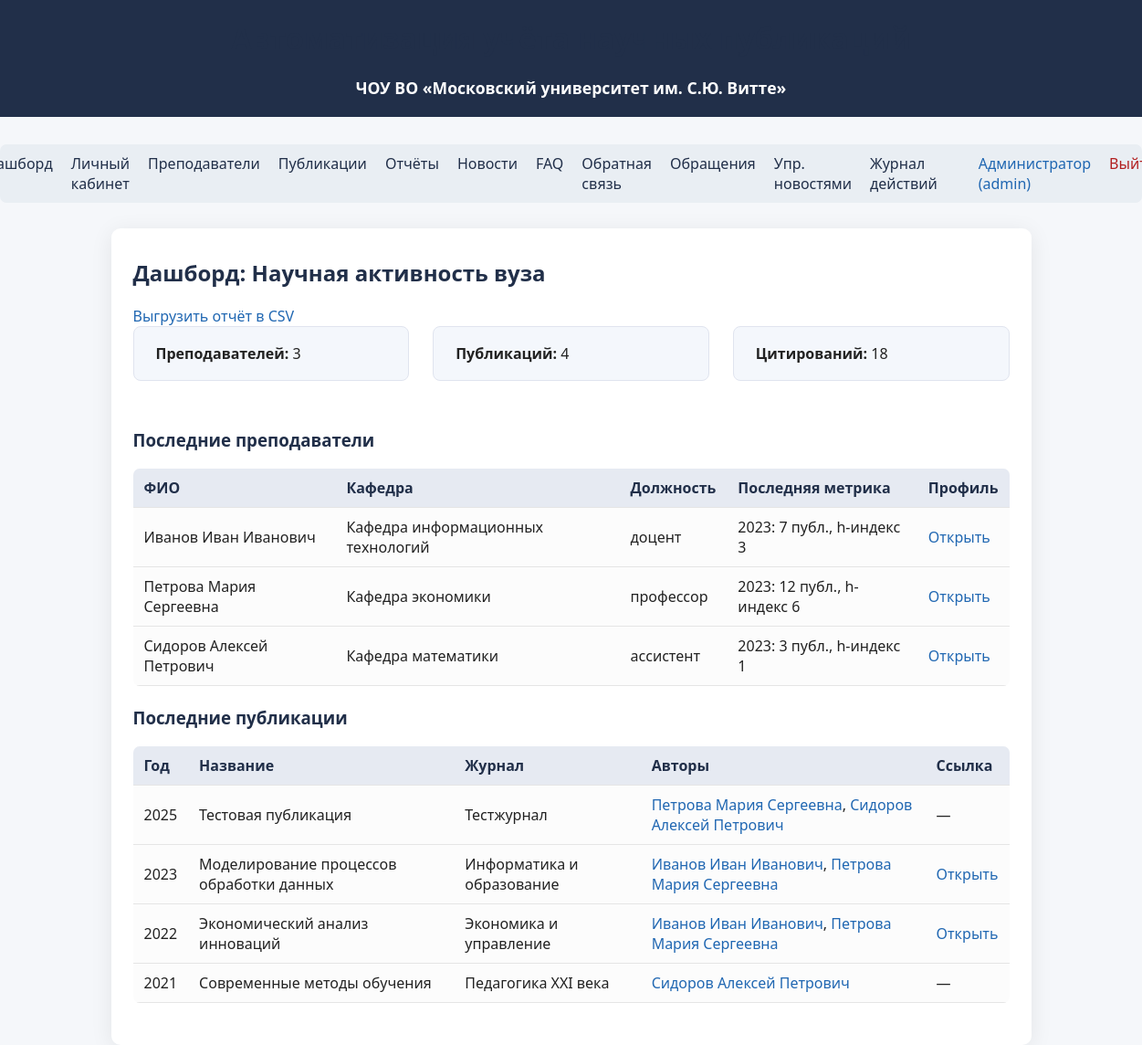
Page / (signed in) on the earlier database version.
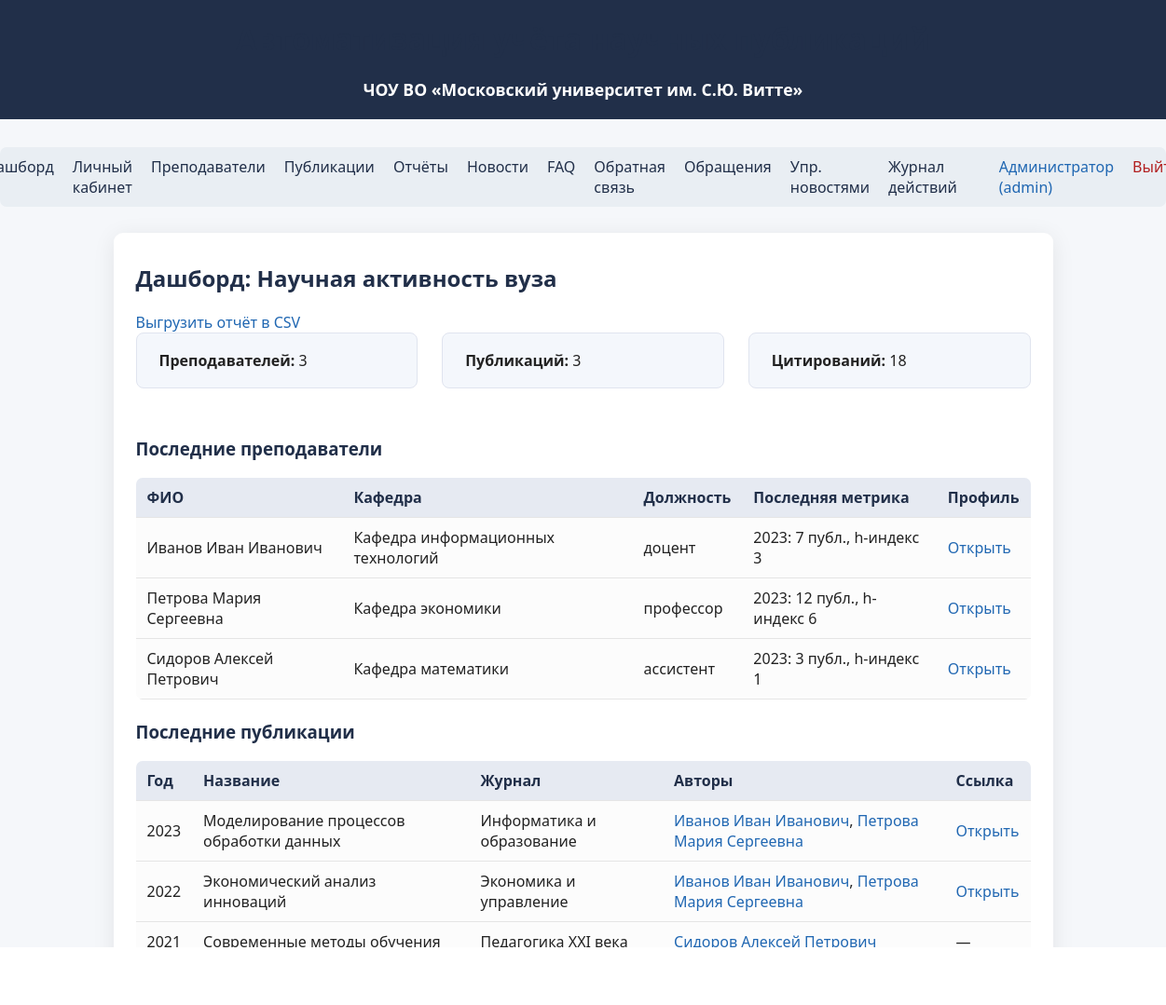
Same page on the later database version.
### tables this page shows
CREATE TABLE lecturers (
            id INTEGER PRIMARY KEY AUTOINCREMENT,
            fio TEXT,
            position TEXT,
            department TEXT,
            academic_degree TEXT,
            orcid TEXT,
            email TEXT
        );

CREATE TABLE metrics (
            id INTEGER PRIMARY KEY AUTOINCREMENT,
            lecturer_id INTEGER,
            year INTEGER,
            total_publications INTEGER,
            total_citations INTEGER,
            h_index INTEGER,
            rinz INTEGER,
            scopus INTEGER,
            wos INTEGER,
            gs INTEGER,
            FOREIGN KEY(lecturer_id) REFERENCES lecturers(id)
        );

CREATE TABLE publications (
            id INTEGER PRIMARY KEY AUTOINCREMENT,
            title TEXT,
            year INTEGER,
            journal TEXT,
            source TEXT,
            link TEXT,
            citations INTEGER,
            doi TEXT
        , status TEXT DEFAULT 'new', review_comment TEXT, revision_deadline TEXT, reviewer_id INTEGER);

### app/routes.py (the view)
@bp.route('/')
@login_required()
def dashboard():
    lecturers = get_all_lecturers()
    pubs = get_all_publications()
    metrics = {}
    for l in lecturers:
        m = get_metrics_by_lecturer(l['id'])
        metrics[l['id']] = m[0] if m else None
    feedback_list = []
    if g.user and g.user['role'] == 'admin':
        feedback_list = get_all_feedback()
    return render_template('dashboard.html', lecturers=lecturers, pubs=pubs, metrics=metrics, feedback_list=feedback_list)

### app/models.py (called while the page is built)
def get_db():
    db = getattr(g, '_database', None)
    if db is None:
        db = g._database = sqlite3.connect(DATABASE)
        db.row_factory = sqlite3.Row
    return db

def get_user_by_id(user_id):
    db = get_db()
    user = db.execute(
        "SELECT * FROM users WHERE id = ?", (user_id,)
    ).fetchone()
    return user

def get_all_lecturers():
    db = get_db()
    return db.execute(
        "SELECT * FROM lecturers"
    ).fetchall()

def get_all_publications():
    db = get_db()
    pubs = db.execute(
        "SELECT * FROM publications ORDER BY year DESC"
    ).fetchall()
    return pubs

def get_publications_by_lecturer(lecturer_id):
    db = get_db()
    pubs = db.execute(
        "SELECT p.* FROM publications p "
        "JOIN lecturer_publications lp ON p.id = lp.publication_id "
        "WHERE lp.lecturer_id = ? ORDER BY p.year DESC",
        (lecturer_id,)
    ).fetchall()
    return pubs

def get_metrics_by_lecturer(lecturer_id):
    db = get_db()
    return db.execute(
        "SELECT * FROM metrics WHERE lecturer_id = ? ORDER BY year DESC",
        (lecturer_id,)
    ).fetchall()

### app/templates/dashboard.html (shortened to what this page needs)
{% extends "base.html" %}
{% block content %}
<h2>Дашборд: Научная активность вуза</h2>
{% if g.user and g.user['role'] == 'admin' %}
    <a href="{{ url_for('main.export_dashboard') }}" class="btn" style="margin-bottom: 18px;">Выгрузить отчёт в CSV</a>
{% endif %}
<div style="display:flex;flex-wrap:wrap;gap:26px;margin-bottom:28px;">
    <div class="profile-card" style="flex:1;">
        <b>Преподавателей:</b> {{ lecturers|length }}
    </div>
    <div class="profile-card" style="flex:1;">
        <b>Публикаций:</b> {{ pubs|length }}
    </div>
    <div class="profile-card" style="flex:1;">
        <b>Цитирований:</b>
        {{
            pubs|map(attribute='citations')|map('int')|sum
        }}
    </div>
</div>
<h3>Последние преподаватели</h3>
<table>
    <thead>
        <tr>
            <th>ФИО</th>
            <th>Кафедра</th>
            <th>Должность</th>
            <th>Последняя метрика</th>
            <th>Профиль</th>
        </tr>
    </thead>
    <tbody>
    {% for l in lecturers[:5] %}
        <tr>
            <td>{{ l['fio'] }}</td>
            <td>{{ l['department'] }}</td>
            <td>{{ l['position'] }}</td>
            <td>
                {% set m = metrics.get(l['id']) %}
                {% if m %}
                    {{ m['year'] }}: {{ m['total_publications'] }} публ., h-индекс {{ m['h_index'] }}
                {% else %}
                    —
                {% endif %}
            </td>
            <td><a href="{{ url_for('main.lecturer_profile', lecturer_id=l['id']) }}">Открыть</a></td>
        </tr>
    {% endfor %}
    </tbody>
</table>
<h3>Последние публикации</h3>
<table>
    <thead>
        <tr>
            <th>Год</th>
            <th>Название</th>
            <th>Журнал</th>
            <th>Авторы</th>
            <th>Ссылка</th>
        </tr>
    </thead>
    <tbody>
    {% for pub in pubs[:5] %}
        <tr>
            <td>{{ pub['year'] }}</td>
            <td>{{ pub['title'] }}</td>
            <td>{{ pub['journal'] }}</td>
            <td>
                {% set authors = [] %}
                {% for lecturer in lecturers %}
                    {% for lp in get_publications_by_lecturer(lecturer['id']) %}
                        {% if lp['id'] == pub['id'] %}
                            {% set _ = authors.append('<a href="' ~ url_for('main.lecturer_profile', lecturer_id=lecturer['id']) ~ '">' ~ lecturer['fio'] ~ '</a>') %}
                        {% endif %}
                    {% endfor %}
                {% endfor %}
                {{ authors|join(', ')|safe }}
            </td>
            <td>
                {% if pub['link'] %}
                    <a href="{{ pub['link'] }}" target="_blank">Открыть</a>
                {% else %}
                    —
                {% endif %}
            </td>
        </tr>
    {% endfor %}
    </tbody>
</table>
{% endblock %}

Differences in the rows shown:
removed publications: year "2025", title "Тестовая публикация", journal "Тестжурнал", authors "Петрова Мария Сергеевна , Сидоров Алексей Петрович"
Other differences:
{{ pubs|length }}: "4" → "3"
